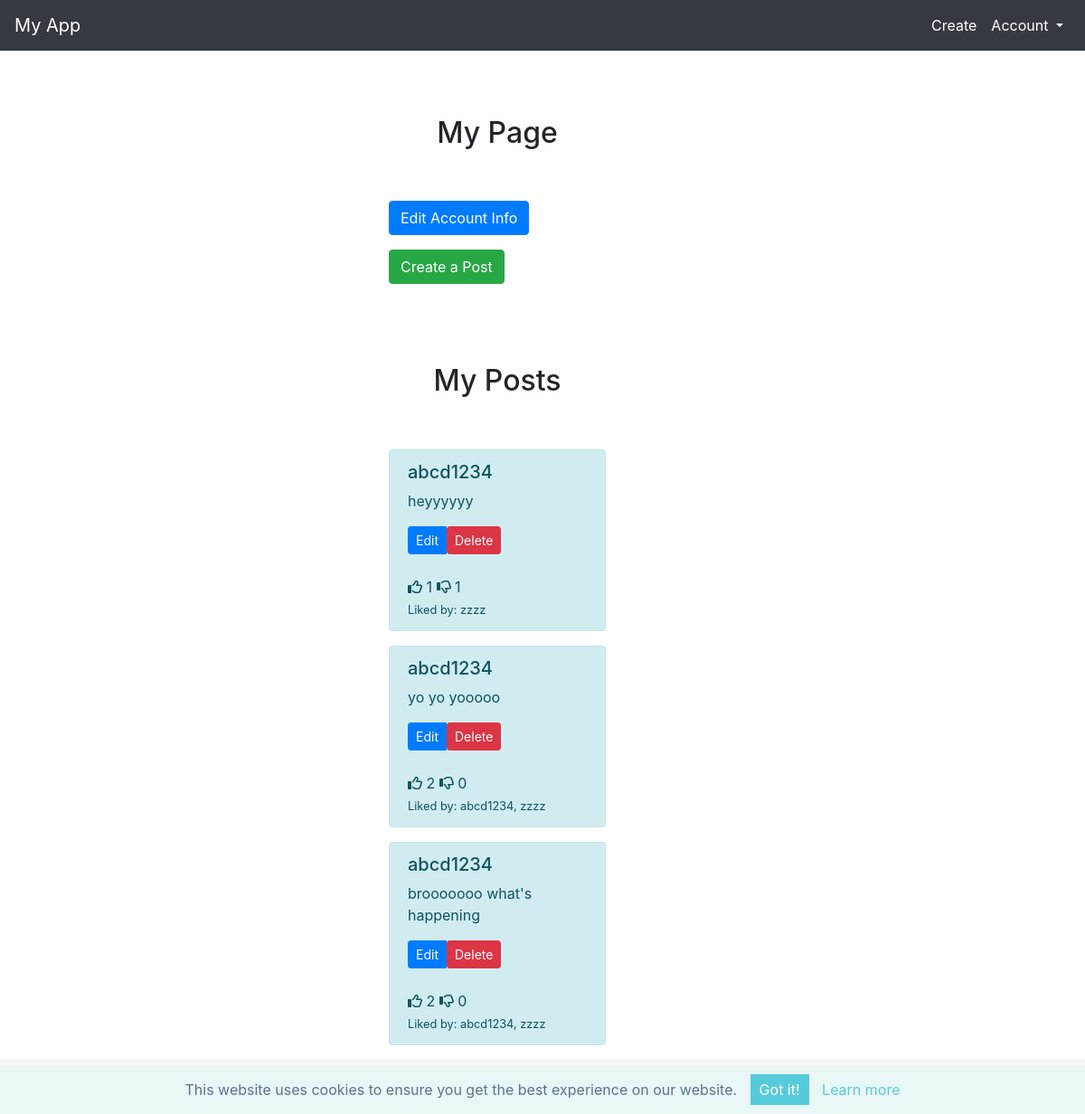
Page /account (signed in) on the committed database.
### app/models.py (models this page shows, shortened)
class Post(db.Model):
    __tablename__ = 'post'
    id = Column(Integer, primary_key=True)
    content = Column(String(500), nullable=False)
    user_id = Column(Integer, ForeignKey('user.id'), nullable=False)
    user = relationship('User', back_populates='posts')
    reactions = relationship('Reaction', back_populates='post')

class User(UserMixin, db.Model):
    __tablename__ = 'user'
    id = Column(Integer, primary_key=True)
    username = Column(String(50), unique=True, nullable=False)
    email = Column(String(120), unique=True, nullable=False)
    password = Column(String(128))
    posts = relationship('Post', back_populates='user')
    reactions = relationship('Reaction', back_populates='user')

### app/views.py (the view)
@app.route('/account', methods=['GET', 'POST'])
@login_required
def account():
    form = AccountForm()
    if form.validate_on_submit():
        current_user.username = form.username.data
        current_user.email = form.email.data
        current_user.set_password(form.password.data)
        db.session.commit()
        flash('Your account has been updated!', 'success')
        return redirect(url_for('account'))
    elif request.method == 'GET':
        form.username.data = current_user.username
        form.email.data = current_user.email
    posts = Post.query.filter_by(user_id=current_user.id).all()
    return render_template('account.html', form=form, posts=posts)

### app/__init__.py (called while the page is built)
@login_manager.user_loader
def load_user(user_id):
    return User.query.get(int(user_id))

### app/templates/account.html (shortened to what this page needs)
<!DOCTYPE html>
{% extends "base.html" %}
{% block content %}
<div class="container">
    <div class="py-5 text-center">
        <h2>My Page</h2>
    </div>
    {% if current_user.is_authenticated %}
    <a class="btn btn-primary mb-3" href="{{ url_for('account_edit') }}">Edit Account Info</a>
    <a class="btn btn-success mb-3" href="{{ url_for('create_post') }}">Create a Post</a>
    <br>
    <br>
    <div class="py-5 text-center">
        <h2>My Posts</h2>
    </div>
    <div class="row">
        {% for post in posts %}
        <div class="col-12">
            <div class="alert alert-info post" role="alert">
                <h5 class="no-wrap">{{ post.user.username }}</h5>
                <p>{{ post.content }}</p>
                <div class="btn-group" role="group" aria-label="Button group with spacing">
                    <a class="btn btn-primary btn-sm" href="{{ url_for('edit_post', id=post.id) }}">Edit</a>
                    <form action="{{ url_for('delete_post', id=post.id) }}" method="POST" style="display:inline;">
                        <button type="submit" class="btn btn-danger btn-sm">Delete</button>
                    </form>
                </div>
                <br><br>
                <a class="reaction" data-post-id="{{ post.id }}" data-reaction-type="like">
                    <i class="far fa-thumbs-up"></i><span id="sup"> {{ post.reactions|selectattr('reaction_type', 'equalto', 'like')|list|length }}</span></a>
                <a class="reaction" data-post-id="{{ post.id }}" data-reaction-type="dislike">
                    <i class="far fa-thumbs-down"></i><span id="sdown"> {{ post.reactions|selectattr('reaction_type', 'equalto', 'dislike')|list|length }}</span></a>
                <br>
                <small>Liked by: <span class="like-users">{{ post.reactions|selectattr('reaction_type', 'equalto', 'like')|map(attribute='user.username')|join(', ') }}</span></small>
            </div>
        </div>
        {% endfor %}
    </div>
    {% else %}
    <p>Please <a href="{{ url_for('login') }}">log in</a> to view your posts.</p>
    {% endif %}
</div>
{% endblock %}

### app/static/style.css (style rules this page uses)
.btn { transition: background-color 0.3s ease, color 0.3s ease; }
.no-wrap { white-space: nowrap; }
.alert-info { background-color: #d1ecf1; color: #0c5460; }

### app/static/sticky_footer.css (style rules this page uses)
html { position: relative; min-height: 100%; }
body { margin-bottom: 60px; }

### rows in the picture
Post: user.username "abcd1234", content "heyyyyyy", reactions|selectattr "1", reactions|selectattr "zzzz"
Post: user.username "abcd1234", content "yo yo yooooo", reactions|selectattr "2", reactions|selectattr "0", reactions|selectattr "abcd1234, zzzz"
Post: user.username "abcd1234", content "brooooooo what's happening", reactions|selectattr "2", reactions|selectattr "0", reactions|selectattr "abcd1234, zzzz"
